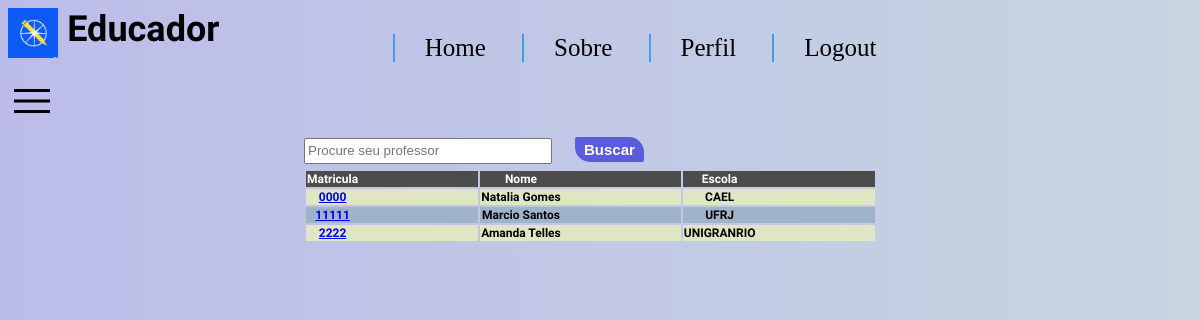
Page /lista_professores (signed in) on the committed database.
### apps/professor/models.py (models this page shows)
class Professores(models.Model):
    nome = models.CharField(max_length=50, blank=False, null=False)
    escola = models.CharField(max_length=100, blank=False, null=False)
    matricula = models.CharField(max_length=20, blank=False, null=False, default='0000000')
    senha = models.CharField(max_length=20, blank=False, null=False, default='123456')
    senha_conf = models.CharField(max_length=20, blank=False, )
    email = models.EmailField(blank=False, null=False)
    nascimento = models.DateField(blank=False, null=False)

### apps/alunos/views.py (the view)
# urls.py: path('lista_professores', ListaProfessor.as_view(), name='lista_professores'),
class ListaProfessor(ListView):
    context_object_name = "professores"
    template_name='alunos/buscar_prof.html'
    queryset = Professores.objects.all()
    def get_context_data(self, **kwargs):
        context = super().get_context_data(**kwargs)
        context['usuario'] = 'aluno'
        return context
    def get_queryset(self):
        if len(self.request.GET)>0:
            self.queryset = self.queryset.filter(Q(nome__icontains=self.request.GET['nome'])|
                                                 Q(escola__icontains=self.request.GET['nome'])|
                                                 Q(matricula__icontains=self.request.GET['nome']))
        return self.queryset

### templates/alunos/buscar_prof.html
{%extends 'partials/base.html'%}
{%load static%}
{%block content %}
<div class="lista">
    <div>{% include 'partials/nav-lateral.html' %}</div>
    <div>
        <form action="" method="GET">
            <input type="text" name="nome" placeholder="Procure seu professor">
            <input type="submit" class="btn" value="Buscar">
        </form>
        {%if object_list%}
        <table class="tabela-prof">
            <thead>
                <tr>
                    <th>Matricula</th>
                    <th>Nome</th>
                    <th>Escola</th>
                </tr>
            </thead>
            <tbody>
                {%for prof in object_list%}
                <tr class="pwhite {%cycle '' 'pgray'%}">
                    <th><a href="#">{{prof.matricula}}</a></th>
                    <th>{{prof.nome}}</th>
                    <th>{{prof.escola}}</th>
                </tr>
                {%endfor%}
            </tbody>
        </table>
        {%else%}
        <p>Nenhum professor encontrado</p>
        {%endif%}
    </div>
</div>
{%endblock%}

### setup/static/styles/style.css (style rules this page uses)
:root { background-image: linear-gradient(to right, rgb(188, 188, 234), rgb(198, 213, 224)); color:rgb(0, 0, 0); font-size: 12px; font-family: 'Anuphan', sans-serif;; }
.btn { width: auto; background-color: rgb(91, 91, 221); border: rgb(91, 91, 221) solid; color: #fff; font-size: 15px; font-weight: bold; border-radius: 2px 15px 2px 15px; margin-left: 20px; height: auto; }
input { margin-top: 10px; margin-bottom: 5px; width: 20vw; height: 20px; }
.lista { display: grid; grid-template-columns: 25% auto; }
.tabela-prof th { padding-right: 10vw; border-collapse: collapse; }
.pwhite { background-color: #e0e6c3; }
.pgray { background-color: #9fb3ca; }
thead tr { width: 100%; background-color: #4c4c4c; color: white; text-align: center; padding: 8px 5px; border: none; }

### rows in the picture
Professores: matricula "0000", nome "Natalia Gomes", escola "CAEL"
Professores: matricula "11111", nome "Marcio Santos", escola "UFRJ"
Professores: matricula "2222", nome "Amanda Telles", escola "UNIGRANRIO"
